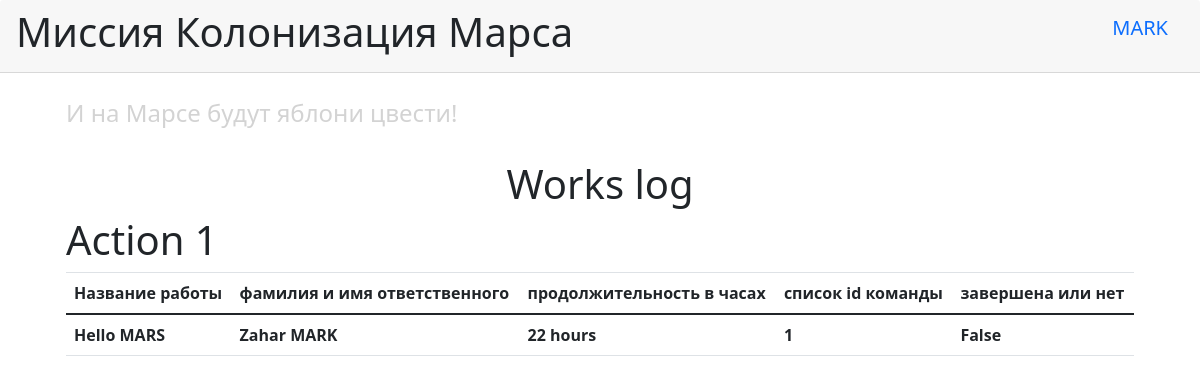
The page / (signed in) on the database its author committed.
### data/users.py (models this page shows, shortened)
class User(SqlAlchemyBase, UserMixin):
    __tablename__ = 'users'
    id = sqlalchemy.Column(sqlalchemy.Integer,
                           primary_key=True, autoincrement=True)
    surname = sqlalchemy.Column(sqlalchemy.String)
    name = sqlalchemy.Column(sqlalchemy.String)
    age = sqlalchemy.Column(sqlalchemy.Integer)
    position = sqlalchemy.Column(sqlalchemy.String)
    speciality = sqlalchemy.Column(sqlalchemy.String)
    address = sqlalchemy.Column(sqlalchemy.String)
    email = sqlalchemy.Column(sqlalchemy.String, unique=True)
    hashed_password = sqlalchemy.Column(sqlalchemy.String)
    modified_date = sqlalchemy.Column(sqlalchemy.DateTime)

### data/job.py (models this page shows)
class Jobs(SqlAlchemyBase):
    __tablename__ = 'jobs'
    id = sqlalchemy.Column(sqlalchemy.Integer,
                           primary_key=True, autoincrement=True)
    team_leader = sqlalchemy.Column(sqlalchemy.Integer, sqlalchemy.ForeignKey("users.id"))
    user = orm.relation('User')
    job = sqlalchemy.Column(sqlalchemy.String)
    work_size = sqlalchemy.Column(sqlalchemy.Integer)
    collaborators = sqlalchemy.Column(sqlalchemy.String)
    start_date = sqlalchemy.Column(sqlalchemy.Integer)
    end_date = sqlalchemy.Column(sqlalchemy.Integer)
    is_finished = sqlalchemy.Column(sqlalchemy.BOOLEAN)

### main.py (the view)
@app.route('/')
def works_log():
    if not current_user.is_authenticated:
        return render_template('base.html')
    db_session.global_init('db/blogs.db')
    db_sess = db_session.create_session()
    jobs = db_sess.query(Jobs).all()
    return render_template('works_log.html', jobs=jobs)

### data/db_session.py (called while the page is built, shortened)
def global_init(db_file):
    global __factory
    if __factory:
        return

def create_session() -> Session:
    global __factory
    return __factory()

### main.py (called while the page is built)
@login_manager.user_loader
def load_user(user_id):
    db_sess = db_session.create_session()
    return db_sess.query(User).get(user_id)

### templates/works_log.html
{% extends "base.html" %}
{% block content %}
<h1 class="text-center">Works log</h1>
<div>
    {% for job in jobs %}
    <div>
        <h1>Action {{ job.id }}</h1>
        <div>
            <table class="table">
                <thead>
                    <tr>
                        <th>Название работы</th>
                        <th>фамилия и имя ответственного</th>
                        <th>продолжительность в часах</th>
                        <th>список id команды</th>
                        <th>завершена или нет</th>
                    </tr>
                </thead>
                <tbody>
                    <tr>
                        <th>{{ job.job }}</th>
                        <th>{{ job.user.surname }} {{ job.user.name }}</th>
                        <th>{{ job.work_size }} hours</th>
                        <th>{{ job.collaborators }}</th>
                        <th>{{ job.is_finished }}</th>
                    </tr>
                </tbody>
            </table>
        </div>
    </div>
    {% endfor %}
</div>
{% endblock %}

### templates/base.html (shortened to what this page needs)
<!DOCTYPE html>
<html lang="en">
<head>
	<link rel="stylesheet"
		  href="https://stackpath.bootstrapcdn.com/bootstrap/4.2.1/css/bootstrap.min.css"
>
	<link href="https://cdn.jsdelivr.net/npm/bootstrap@5.0.0-beta2/dist/css/bootstrap.min.css"
		  rel="stylesheet"
>
</head>
<body>
    <div class="card-header" style="display: flex; justify-content: space-between;">
    	<h1>Миссия Колонизация Марса</h1>
		{% if current_user.is_authenticated %}
			<a class="navbar-brand" href="/logout">{{ current_user.name }}</a>
		{% else %}
			<p style="margin-top: 10px">
				<a class="btn btn-primary " href="/register">Зарегистрироваться</a>
				<a class="btn btn-success" href="/login">Войти</a>
			</p>
		{% endif %}
  	</div>
  	<div class="card-body" style="margin: 10px 50px;">
  		<h4 style="color: lightgrey">И на Марсе будут яблони цвести!</h4>
		<br>
  		{% block content %} {% endblock %}
  	</div>
</body>
</html>

### rows shown on the page
User: name "MARK"
Jobs: id "1", job "Hello MARS", user.surname "Zahar", user.name "MARK", work_size "22", collaborators "1", is_finished "False"
